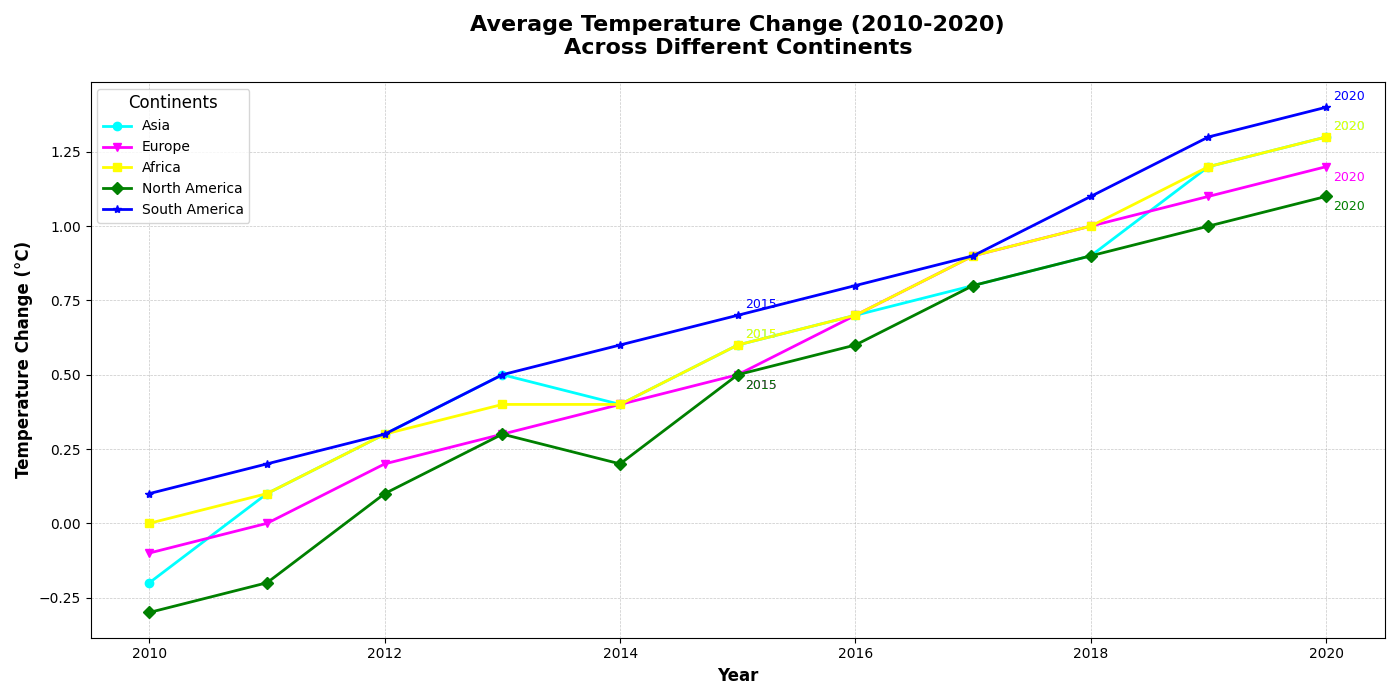

This figure's Python source:
import matplotlib.pyplot as plt
import numpy as np

# Define Data
years = np.arange(2010, 2021)
asia_temp = [-0.2, 0.1, 0.3, 0.5, 0.4, 0.6, 0.7, 0.8, 0.9, 1.2, 1.3]
europe_temp = [-0.1, 0.0, 0.2, 0.3, 0.4, 0.5, 0.7, 0.9, 1.0, 1.1, 1.2]
africa_temp = [0.0, 0.1, 0.3, 0.4, 0.4, 0.6, 0.7, 0.9, 1.0, 1.2, 1.3]
north_america_temp = [-0.3, -0.2, 0.1, 0.3, 0.2, 0.5, 0.6, 0.8, 0.9, 1.0, 1.1]
south_america_temp = [0.1, 0.2, 0.3, 0.5, 0.6, 0.7, 0.8, 0.9, 1.1, 1.3, 1.4]

# Create a Multi-line Chart
fig, ax = plt.subplots(figsize=(14, 7))

# Manually shuffle the colors for each line
lines = ax.plot(years, asia_temp, marker='o', label='Asia', linewidth=2, color='cyan')
lines += ax.plot(years, europe_temp, marker='v', label='Europe', linewidth=2, color='magenta')
lines += ax.plot(years, africa_temp, marker='s', label='Africa', linewidth=2, color='yellow')
lines += ax.plot(years, north_america_temp, marker='D', label='North America', linewidth=2, color='green')
lines += ax.plot(years, south_america_temp, marker='*', label='South America', linewidth=2, color='blue')

# Highlight specific events on plots
highlight_years = {'2015': [asia_temp[5], europe_temp[5], africa_temp[5], north_america_temp[5], south_america_temp[5]],
                   '2020': [asia_temp[10], europe_temp[10], africa_temp[10], north_america_temp[10], south_america_temp[10]]}

for year, temps in highlight_years.items():
    ax.annotate(year, xy=(int(year), temps[0]), xytext=(5, 5), textcoords='offset points', fontsize=9, color='cyan')
    ax.annotate(year, xy=(int(year), temps[1]), xytext=(5, -10), textcoords='offset points', fontsize=9, color='magenta')
    ax.annotate(year, xy=(int(year), temps[2]), xytext=(5, 5), textcoords='offset points', fontsize=9, color='yellow')
    ax.annotate(year, xy=(int(year), temps[3]), xytext=(5, -10), textcoords='offset points', fontsize=9, color='green')
    ax.annotate(year, xy=(int(year), temps[4]), xytext=(5, 5), textcoords='offset points', fontsize=9, color='blue')

# Plot customization
ax.set_title("Average Temperature Change (2010-2020)\nAcross Different Continents", fontsize=16, fontweight='bold', pad=20)
ax.set_xlabel("Year", fontsize=12, weight='bold')
ax.set_ylabel("Temperature Change (°C)", fontsize=12, weight='bold')
ax.legend(loc='upper left', title='Continents', fontsize=10, title_fontsize=12)
ax.grid(True, which='both', linestyle='--', linewidth=0.5, alpha=0.7)
plt.tight_layout()
plt.show()
